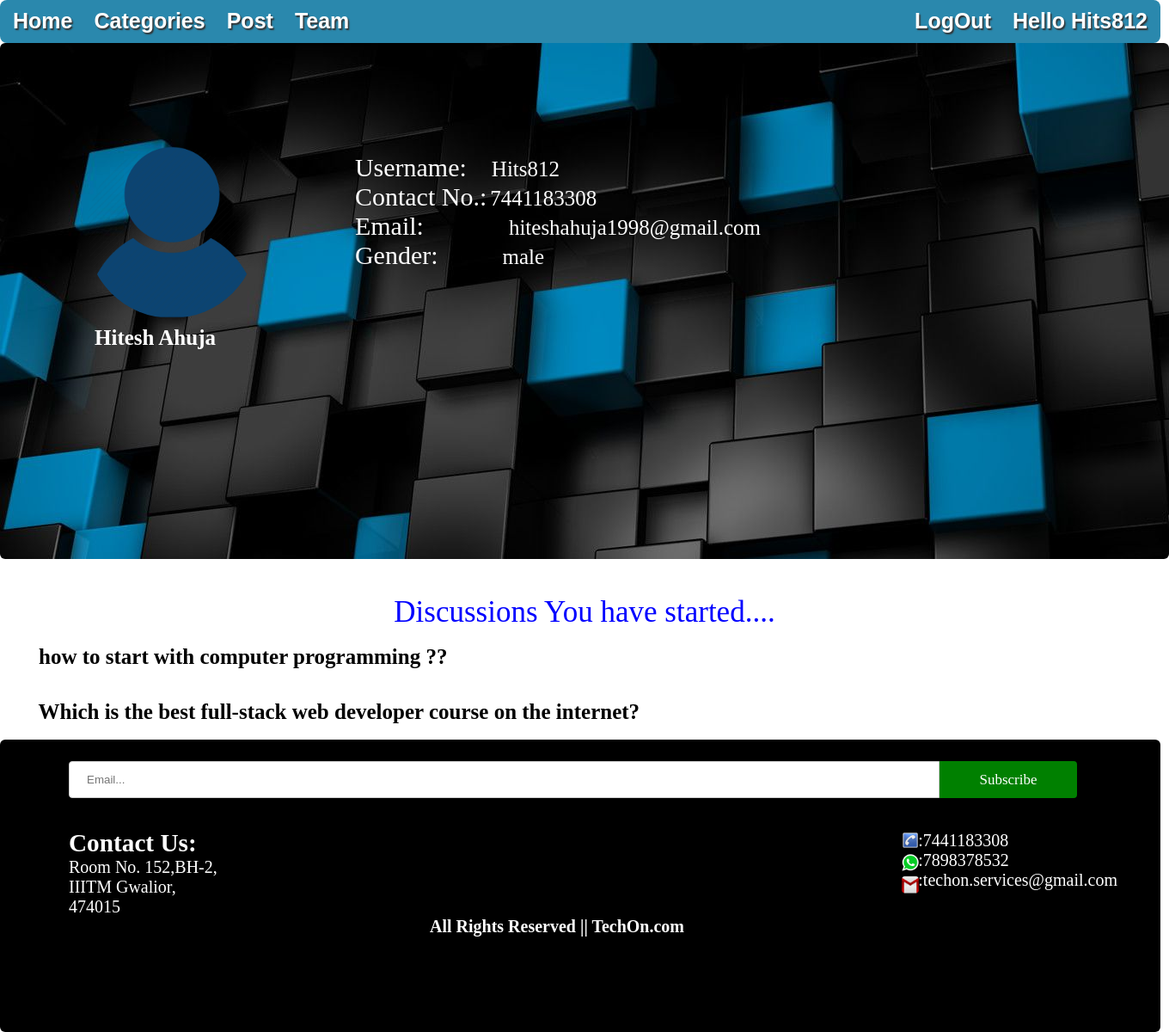
The app's page /profile.php (signed in) with its own data.
### tables this page shows
CREATE TABLE `users` (
  `id` int(8) NOT NULL,
  `name` varchar(30) NOT NULL,
  `username` varchar(20) NOT NULL,
  `gender` varchar(6) NOT NULL,
  `email` varchar(50) NOT NULL,
  `password` varchar(100) NOT NULL,
  `contact` varchar(20) NOT NULL,
  `udate` datetime NOT NULL,
  `user_level` int(2) NOT NULL
);

CREATE TABLE `topics` (
  `topic_id` int(8) NOT NULL,
  `topic_subject` varchar(255) NOT NULL,
  `topic_descr` text NOT NULL,
  `topic_date` datetime NOT NULL,
  `topic_cat` varchar(20) NOT NULL,
  `topic_by` int(8) NOT NULL
);

### profile.php (the view, shortened to what this page needs)
<!DOCTYPE html>
<html>
<head>
<head>
<body>
<?php
include 'nvgbar.php';
$id=$_SESSION['id'];
$query = mysqli_query($connection,"SELECT * FROM users WHERE id='$id'");
while($row = mysqli_fetch_array($query)) {
    $name = $row['name'];
    $email = $row['email'];
    $username = $row['username'];
    $contact = $row['contact'];
    $gender=$row['gender'];
	}
?>
<div style="background-image:url('images/profile.jpg'); border-radius:6px; width:100%; height:600px;">
<div style="color: rgb(255, 255, 255)">
<img src="images/usericon.png" style="border-radius: 50%;width:200px;margin-left: 100px;margin-top: 120px">
<p><span style="font-size: 30px;font-family: verdana"></span>
<span style="font-size: 25px;font-weight: bold;margin-left: 110px;margin-top: 120px;font-weight: bolder;font-family: verdana"><?php echo $name; ?>
</span><br>
</p>
<p style="float:right;margin-right: 475px;margin-top: -230px">
<span style="font-size: 30px;font-family: verdana">Username:</span>
<span  style="font-size: 25px; margin-left:25px;"> <?php echo $username; ?> </span><br>
<span style="font-size: 30px;font-family: verdana">Contact No.:</span>
<span style="font-size: 25px; "><?php echo $contact; ?></span><br>
<span style="font-size: 30px;font-family: verdana">Email:</span>
<span style="font-size: 25px; margin-left:95px;"><?php echo $email; ?></span><br>
<span style="font-size: 30px;font-family: verdana">Gender:</span>
<span style="font-size: 25px; margin-left:71px;"><?php echo $gender; ?></span><br></p>
</div>
</div>
<br><br><br><br>
<p style="text-align:center;color:blue;font-size:35px;margin-top:-30px" >Discussions You have started....</p>
<?php
	$id=$_SESSION['id'];
$query=mysql_query("SELECT * FROM topics WHERE topic_by='$id' ORDER BY topic_id DESC");
while($row = mysql_fetch_assoc($query))
{
  $topic=$row['topic_subject'];
  $id1=$row['topic_id'];
   echo "<br><p ><a href='topic.php?posts_topic=$id1'  style='text-decoration:none; color:black; font-size:25px; font-weight:bold; margin-left: 20px; '>&nbsp&nbsp&nbsp
   ".$topic." </a></p><br>";
}
?>
<?php include 'footer.php'; ?>
</body>
</html>

### footer.php (style rules this page uses)
* { margin:0; padding:0; }

### records on screen
users: name "Hitesh Ahuja", username "Hits812", contact "7441183308", email "hiteshahuja1998@gmail.com", gender "male"
topics: topic_subject "how to start with computer programming ??"
topics: topic_subject "Which is the best full-stack web developer course on the internet?"

### other values on screen
$name "Hits812"
